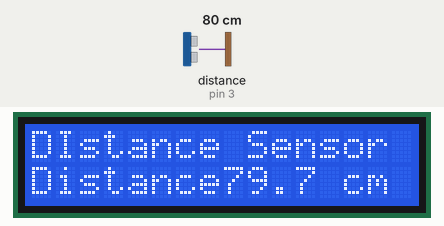
This sketch was run on a simulated Arduino Uno, built with avr-gcc and run on an emulated ATmega328P. On the bench: 16×2 character LCD. Wiring (inferred from the names in the program): ultrasonic range finder: trigger pin 2; echo pin 3. The inputs (shaded band) are chosen by the test bench; at power-on: distance to the obstacle (sensor on pin 3) 80 cm. The echo pulse lasts 58.3 µs per cm; what the sketch prints to the serial monitor is not drawn.

Above: at 1.2 s.
1.3 s: distance to the obstacle (sensor on pin 3) set to 299 cm
At 1.9 s:
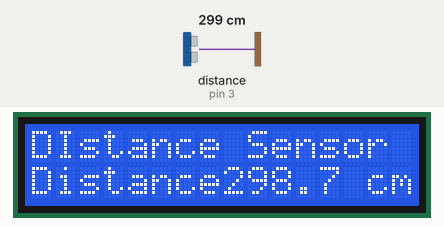
3.5 s: distance to the obstacle (sensor on pin 3) set to 2 cm
At 4.1 s:
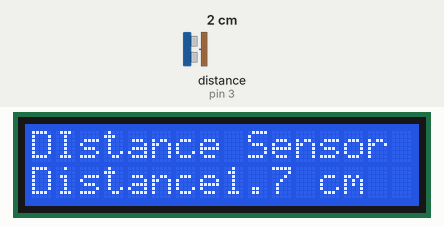
5.2 s: distance to the obstacle (sensor on pin 3) set to 35 cm
At 6.9 s:
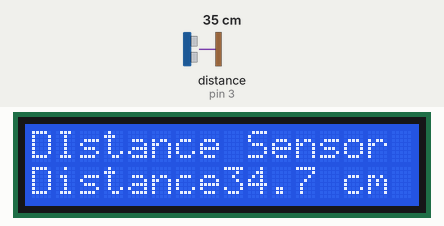
Timing chart, 0 to 8.4 s (numbered marks = the images above; inputs shaded):
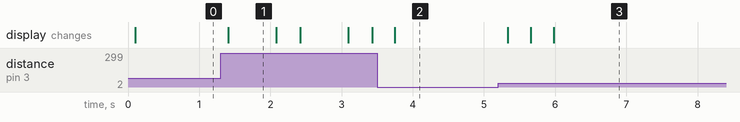

Measured:
- after the input at 1.3 s, the display: changes after 0.11 s (image 1)
- after the input at 3.5 s, the display: changes after 0.25 s (image 2)
- after the input at 5.2 s, the display: changes after 0.14 s (image 3)
- what the display in image 1 shows lasts 0.7 s, from 1.4 s to 2.1 s

The sketch:

LCD_Distance.ino
```cpp
#include <Wire.h>
#include <LiquidCrystal_I2C.h>

//LCDディスプレイの定義
LiquidCrystal_I2C lcd(0x27,16,2);  // set the LCD address to 0x27 for a 16 chars and 2 line display

//超音波距離センサの定義
const int trigPin = 2;
const int echoPin = 3;

unsigned long duration = 0;
float distance = 0;


void setup()
{
 Serial.begin(9600);
 pinMode(trigPin, OUTPUT);
 pinMode(echoPin, INPUT);

 lcd.init();                      // initialize the lcd
 // Print a message to the LCD.
 lcd.backlight();

 lcd.setCursor(0,0);
 lcd.print("DIstance Sensor");
}
void loop()
{
  //信号の初期化
  digitalWrite(trigPin, LOW);
  delayMicroseconds(2);
  digitalWrite(echoPin, LOW);
  delayMicroseconds(10);

  //超音波を発射
  digitalWrite(trigPin, HIGH);
  delayMicroseconds(10);
  digitalWrite(trigPin, LOW);

  duration = pulseIn(echoPin, HIGH, 30000);

  if(duration > 0)
  {
    distance = duration * 0.0343 / 2.0;

    lcd.setCursor(0,1);
    lcd.print("Distance");

    lcd.print(distance, 1);
    lcd.print(" cm   ");

    Serial.print("Distance: ");
    Serial.print(distance, 1);
    Serial.print(" cm");
  }
  else
  {
    lcd.setCursor(0, 1);
    lcd.print("No Echo     ");

    Serial.println("No echo");
  }

  delay(300);

}
```
